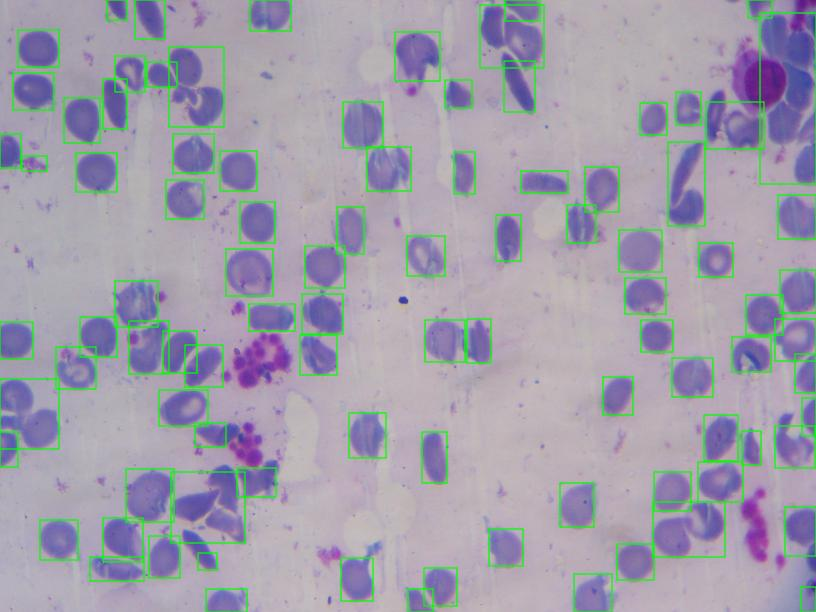
%> input picture Workplace/001ConBoundingBox.jpg, 816 x 612 px
$ octave --eval "result = AreaPerimetro_p(rgb2gray(imread('001ConBoundingBox.jpg')));"   (GNU Octave 9; MATLAB toolbox functions it lacks are replaced by stand-ins)
%> lines starting %> are read from the running program, lines starting %| are printed output that depends on the picture; in (x1, y1, x2, y2) boxes, pixels count from 0 and x2, y2 are one past the last pixel; in counts of white or black regions, pixels touching at a corner belong together; the program's own positions count from 1
function [matriz,im_fil]=AreaPerimetro_p(im)
%Recibe la imagen en escala de grises, luego de haber eliminado los
%leucocitos con EliminarWBC


% Filtrado morfol骻ico
SE=strel('disk',4);
im_fil=imopen(im,SE);
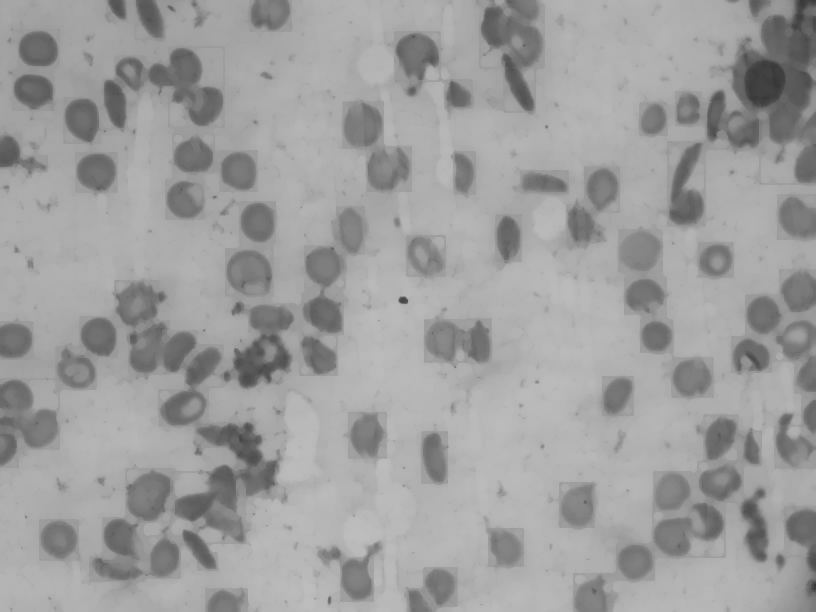
%> im_fil: size 612x816 uint8; min 52, max 189, mean 158

% Elimino c閘ulas ruido
[label n]=bwlabel(im_fil,4);
%> label: size 612x816 double; every value is 1
%> n = 1
for i=1:n
ind=find(label==i);
    if(size(ind,1)<200) %defino un umbral emp韗ico
        im_fil(ind)=0;
    end
end
%> this loop made 1 pass

% rectangulos
im_fil=imclearborder(im_fil); %Elimino las c閘ulas sobre el borde, ya que probablemente esten cortadas y no son representativas
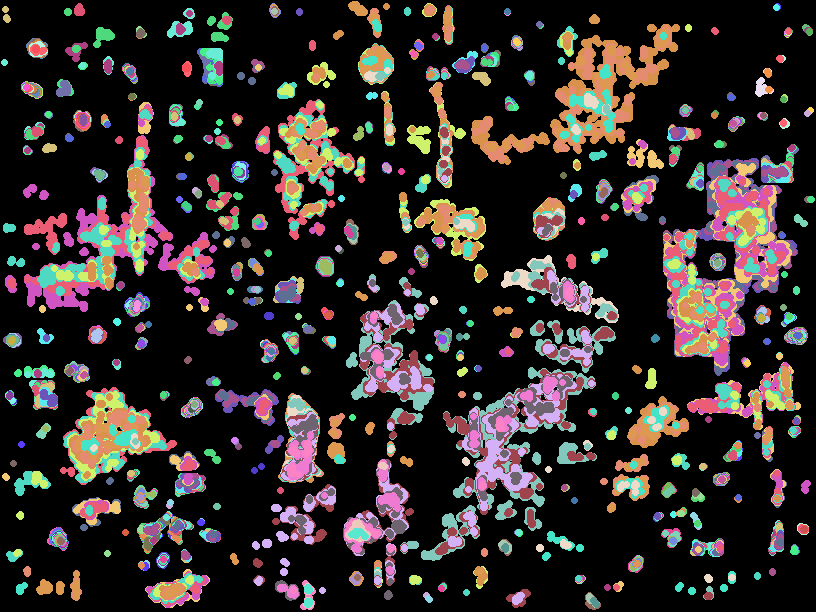
%> im_fil: size 612x816 uint8; 98 distinct labels, from 0 to 189; one colour per label, 0 black
stats=regionprops(im_fil,'BoundingBox');
%> stats = 189 regions; largest, box (x1, y1, x2, y2): (3, 6, 797, 604), (8, 5, 798, 606), (13, 3, 794, 601), (1, 8, 801, 584), (2, 6, 801, 582)


%separaci髇 individual
clear matriz;%col1: area; col2:perimetro
cont=1;
for k = 1 : length(stats)
   thisBB = stats(k).BoundingBox;
   mat=im_fil(round(thisBB(2)-1):round(thisBB(4)+thisBB(2)),round(thisBB(1)-1):round(thisBB(1)+thisBB(3)));
   im_limpia=imclearborder(mat);%Limpio los bordes

   %Cierre de las c閘ulas
   SE=strel('disk',20);
   im_limpia=imclose(im_limpia,SE);

   %Area
   matriz(cont,1)=length(find(im_limpia==1));

   %Perimetro
   SE=strel('disk',1);
   im_eros=imerode(im_limpia,SE);
   contorno=im_limpia-im_eros;
   [fil col]=find(contorno==1);
   y=fil(1); %Me quedo con un punto de inicio para el algoritmo de traceboundary
   x=col(1);
   conto=bwtraceboundary(im_limpia,round([y,x]),'N');
   d = diff(conto);
   matriz(cont,2)= sum(sqrt(sum(d.*d,2))); %sqrt(x^2+y^2)
   %matriz(cont,2)= length(find(contorno==1)); %Otra forma de calcular per韒etro
   cont=cont+1;
end
%> this loop made 1 pass

end
%> (the run ends here)

$ run again, on Workplace/prueba.PNG
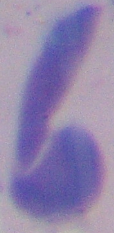
%> input picture Workplace/prueba.PNG, 114 x 233 px
%> in AreaPerimetro_p, `im_fil=imopen(im,SE);`:
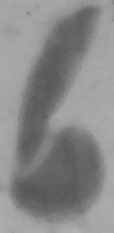
%> im_fil: size 233x114 uint8; min 80, max 174, mean 136.4
%> label: size 233x114 double; every value is 1
%> n = 1
%> the loop in AreaPerimetro_p, `for i=1:n` made 1 pass
%> in AreaPerimetro_p, `im_fil=imclearborder(im_fil);`:
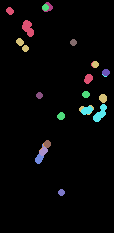
%> im_fil: size 233x114 uint8; 14 distinct labels, from 0 to 169; one colour per label, 0 black
%> stats = 169 regions; largest, box (x1, y1, x2, y2): (16, 38, 107, 115), (6, 7, 94, 84), (42, 4, 90, 120), (81, 74, 107, 122), (35, 144, 44, 164)
%> the loop in AreaPerimetro_p, `for k = 1 : length(stats)` made 1 pass

$ run again, on Workplace/prueba2.bmp
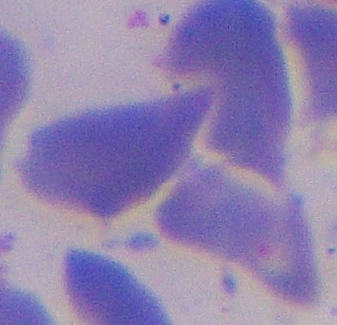
%> input picture Workplace/prueba2.bmp, 337 x 325 px
%> in AreaPerimetro_p, `im_fil=imopen(im,SE);`:
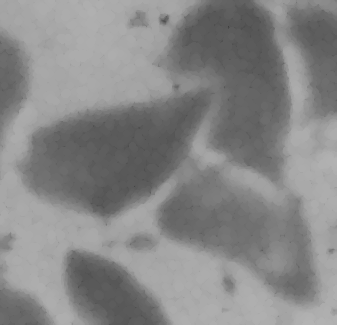
%> im_fil: size 325x337 uint8; min 63, max 179, mean 135.2
%> label: size 325x337 double; every value is 1
%> n = 1
%> the loop in AreaPerimetro_p, `for i=1:n` made 1 pass
%> in AreaPerimetro_p, `im_fil=imclearborder(im_fil);`:
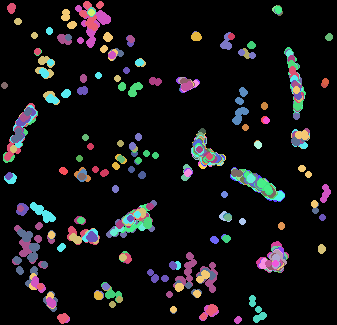
%> im_fil: size 325x337 uint8; 70 distinct labels, from 0 to 176; one colour per label, 0 black
%> stats = 176 regions; largest, box (x1, y1, x2, y2): (31, 5, 331, 324), (29, 9, 318, 313), (11, 34, 319, 314), (5, 35, 326, 283), (11, 34, 310, 298)
%> the loop in AreaPerimetro_p, `for k = 1 : length(stats)` made 1 pass
